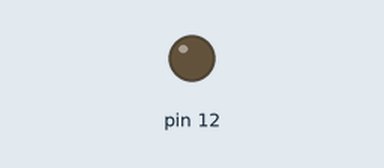
The sketch below on a simulated Arduino Uno, built with avr-gcc and run on an emulated ATmega328P. On the bench: output pins drawn as LEDs (lit = HIGH). Dashed ring = blinking.

Above: at 1.0 s.
At 2.5 s:
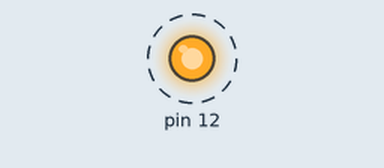
Timing chart, 0 to 4.6 s (numbered marks = the images above):
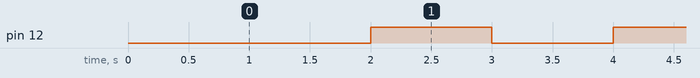

Measured:
- by itself, pin 12: alternates HIGH for 1.0 s and LOW for 1.0 s

The sketch:

led-blink.ino
```cpp
// C++ code
//
void setup()
{
  pinMode(12, OUTPUT);
}

void loop()
{
  delay(1000); // Wait for 1000 millisecond(s)
  digitalWrite(12, LOW);
  delay(1000); // Wait for 1000 millisecond(s)
  digitalWrite(12, HIGH);
  delay(1000); // Wait for 1000 millisecond(s)
  digitalWrite(12, LOW);
  delay(1000); // Wait for 1000 millisecond(s)
  digitalWrite(12, HIGH);
}
```
